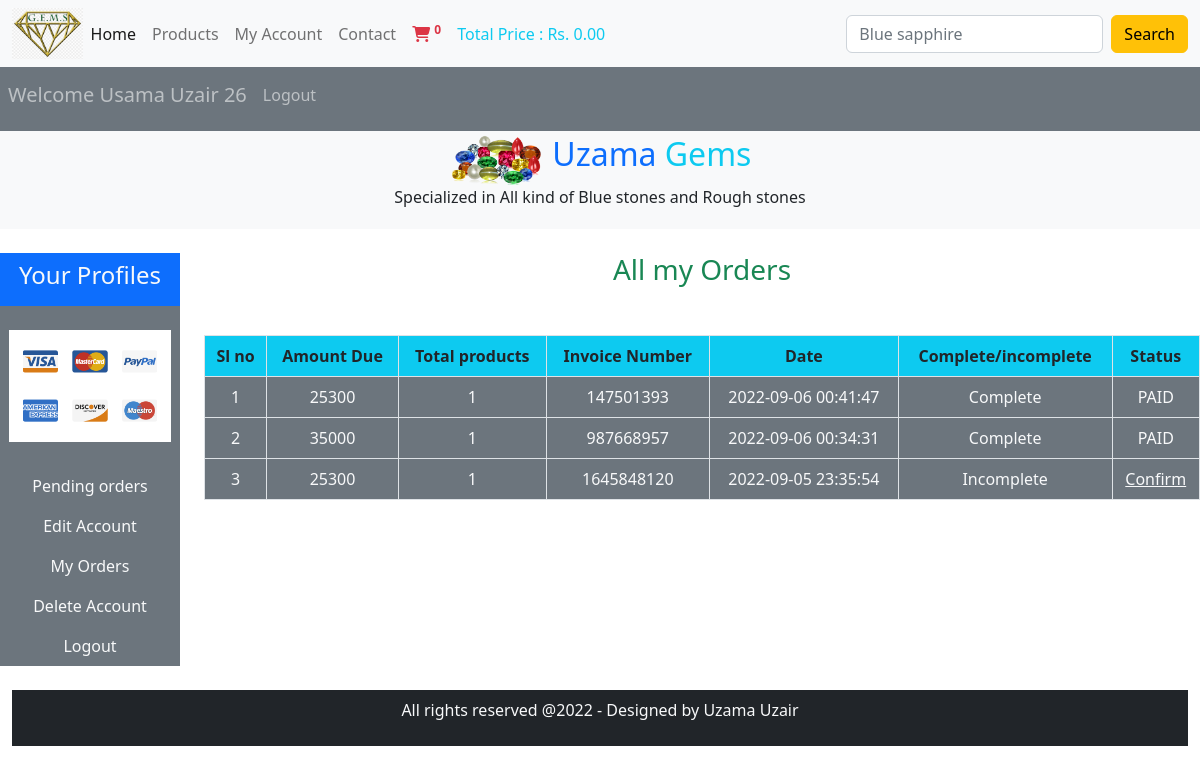
The app's page /users_area/profile.php?my_orders (signed in) with its own data.
### tables this page shows
CREATE TABLE `user_table` (
  `user_id` int(11) NOT NULL,
  `username` varchar(255) NOT NULL,
  `user_email` varchar(255) NOT NULL,
  `user_password` varchar(255) NOT NULL,
  `user_image` varchar(255) NOT NULL,
  `user_ip` varchar(100) NOT NULL,
  `user_address` varchar(255) NOT NULL,
  `user_mobile` varchar(20) NOT NULL
);

CREATE TABLE `user_orders` (
  `order_id` int(11) NOT NULL,
  `user_id` int(11) NOT NULL,
  `amount_due` bigint(20) NOT NULL,
  `invoice_number` bigint(20) NOT NULL,
  `total_products` int(11) NOT NULL,
  `order_date` timestamp NOT NULL DEFAULT current_timestamp() ON UPDATE current_timestamp(),
  `order_status` varchar(255) NOT NULL
);

### users_area/user_orders.php (the view, shortened to what this page needs)
<!DOCTYPE html>
<html lang="en">
<head>
</head>
<body>
    <?php
    $username = $_SESSION['username'];
    $get_user = "SELECT * FROM `user_table` WHERE username='$username'";
    $result_get_user = mysqli_query($con,$get_user);
    $row_fetch = mysqli_fetch_assoc($result_get_user);
    $user_id = $row_fetch['user_id'];
    ?>
<h3 class="text-center text-success" >All my Orders</h3>
<table class="table table-bordered mt-5 ">
    <thead class="bg-info">
    <tr>
        <th>Sl no</th>
        <th>Amount Due</th>
        <th>Total products</th>
        <th>Invoice Number</th>
        <th>Date</th>
        <th>Complete/incomplete</th>
        <th>Status</th>
    </tr>
    </thead>
    <tbody class="bg-secondary text-light">
    <?php
        $get_order_details = "SELECT * FROM `user_orders` WHERE user_id=$user_id";
        $result_orders = mysqli_query($con,$get_order_details);
        $number = 1;
        while($row_fetchs = mysqli_fetch_assoc($result_orders)){
                $order_id = $row_fetchs['order_id'];
                $amount_due = $row_fetchs['amount_due'];
                $invoice_number = $row_fetchs['invoice_number'];
                $total_products = $row_fetchs['total_products'];
                $order_status  = $row_fetchs['order_status'];
                if($order_status == 'pending'){
                    $order_status = 'Incomplete';
                }else {
                    $order_status = 'Complete';
                }
                $order_date   = $row_fetchs['order_date'];
                echo "<tr>
                <td>$number</td>
                <td>$amount_due</td>
                <td>$total_products</td>
                <td>$invoice_number</td>
                <td>$order_date</td>
                <td>$order_status</td>"; ?>
                <?php
                if($order_status=='Complete'){
                    echo "<td class='text-light'>PAID</td> </tr>";
                }
                 else {
                    echo "<td><a href='confirm_payment.php?order_id=$order_id' class='text-light'>Confirm</a></td> </tr>";
                };
                $number++;
        }
    ?>
    </tbody>
</table>
</body>
</html>

### users_area/profile.php (shortened to what this page needs)
<?php
include('../functions/common_functions.php');
?>
<!DOCTYPE html>
<html lang="en">
<head>
    <link href="https://cdn.jsdelivr.net/npm/bootstrap@5.2.0/dist/css/bootstrap.min.css" rel="stylesheet">
    <link rel="stylesheet" href="https://cdnjs.cloudflare.com/ajax/libs/font-awesome/6.1.2/css/all.min.css" />
    <link rel='stylesheet' href='https://cdn.jsdelivr.net/npm/sweetalert2@7.12.15/dist/sweetalert2.min.css'></link>
    <link rel="stylesheet" href="../styles/style.css">
</head>
<body>
    <div class="container-fluid p-0">
        <nav class="navbar navbar-expand-lg bg-light">
            <div class="container-fluid">
                <img src="../images/logo-5.png" alt="" class="imgL">
                <div class="collapse navbar-collapse" id="navbarSupportedContent">
                    <ul class="navbar-nav me-auto mb-2 mb-lg-0 ">
                        <li class="nav-item">
                            <a class="nav-link active" aria-current="page" href="../index.php">Home</a>
                        </li>
                        <li class="nav-item">
                            <a class="nav-link" href="../display_all.php">Products</a>
                        </li>
                        <li class="nav-item">
                            <a class="nav-link" href="profile.php">My Account</a>
                        </li>
                        <li class="nav-item">
                            <a class="nav-link" href="#">Contact</a>
                        </li>
                        <li class="nav-item">
                            <a class="nav-link text-danger" href="../cart.php"><i class="fa-solid fa-cart-shopping"></i> <sup><b>
                            </b></sup> </a>
                        </li>
                        <li class="nav-item">
                            <a class="nav-link text-info" href="#">Total Price : Rs. <?php total_cart_price(); ?>.00 </a>
                        </li>
                    </ul>
                    <form class="d-flex" action="../search_product.php" role="search" method="GET">
                        <input class="form-control me-2" type="search" placeholder="Blue sapphire" name="search_data" aria-label="Search">
                        <input type="submit" class="btn btn-warning" value="Search" name="search_data_product">
                    </form>
                </div>
            </div>
        </nav>
        <nav class="navbar navbar-expand-lg navbar-dark bg-secondary">
            <ul class="navbar-nav me-auto">
            <?php
            if(!isset($_SESSION['username']) ) {
                        echo "<li class='nav-item'>
                        <a href='#' class='nav-link'>
                            <h5>Welcome Guest</h5>
                        </a>
                    </li>";
                    } else {
                        echo "<li class='nav-item'>
                        <a href='#' class='nav-link'>
                            <h5>Welcome ".$_SESSION['username']."</h5>
                        </a>
                    </li>";
                    }
                if(!isset($_SESSION['username']) ) {
                    echo "<li class='nav-item'>
                    <a href='./users_area/user_login.php' class='nav-link'> Login</a>
                </li>";
                } else {
                    echo "<li class='nav-item'>
                    <a href='./users_area/logout.php' class='nav-link'> Logout</a>
                </li>";
                }
                ?>
            </ul>
        </nav>
        <div class="bg-light p-1">
            <div class="d-flex justify-content-center">
                <img src="../images/logo-3.png" alt="" class="imgL3">
                <h2 class="text-primary">&nbsp;Uzama <span class="text-info">Gems</span> </h2>
            </div>
            <p class="text-center">Specialized in All kind of Blue stones and Rough stones</p>
        </div>
        <br>
        <div class="row">
            <div class="col-md-2 ">
                <ul class="navbar-nav bg-secondary text-light text-center">
                <li class="nav-item">
                    <a class="nav-link bg-primary"  href="#"> <h4>Your Profiles</h4></a>
                </li>
                <?php
                $userName = $_SESSION['username'];
                $select_user = "SELECT * FROM `user_table` WHERE username = '$userName'";
                $execute_user = mysqli_query($con,$select_user);
                $row_user = mysqli_fetch_assoc($execute_user);
                $user_image = $row_user['user_image'];
                ?>
                <li class="nav-item">
                    <img src="./user_images/<?php echo $user_image ?>" class="profile_img my-4" alt="">
                </li>
                <li class="nav-item">
                    <a class="nav-link "  href="profile.php">Pending orders</a>
                </li>
                <li class="nav-item">
                    <a class="nav-link "  href="profile.php?edit_account"> Edit Account</a>
                </li>
                <li class="nav-item">
                    <a class="nav-link "  href="profile.php?my_orders">My Orders</a>
                </li>
                <li class="nav-item">
                    <a class="nav-link "  href="profile.php?delete_account">Delete Account</a>
                </li>
                <li class="nav-item">
                    <a class="nav-link "  href="logout.php">Logout</a>
                </li>
                </ul>
            </div>
            <div class="col-md-10 text-center">
                <?php
                    if(isset($_GET['my_orders'])){
                        include('user_orders.php');
                    }
                ?>
            </div>
        </div>
    <?php
        include('../includes/footer.php');
    ?>
    </div>
</body>
</html>

### styles/style.css (style rules this page uses)
* { margin: 0; padding: 0; box-sizing: border-box; }
.imgL { width: 6%; height: 6%; }
.imgL3 { width: 8%; height: 8%; }

### users_area/profile.php (style rules this page uses)
body { overflow-x: hidden; }
.profile_img { width: 90%; margin: auto; height: 100%; object-fit: contain; }

### records on screen
user_table: user_image (picture)
user_orders: amount_due "25300", total_products "1", invoice_number "147501393", order_date "2022-09-06 00:41:47", order_status "Complete", shows "PAID"
user_orders: amount_due "35000", total_products "1", invoice_number "987668957", order_date "2022-09-06 00:34:31", order_status "Complete", shows "PAID"
user_orders: amount_due "25300", total_products "1", invoice_number "1645848120", order_date "2022-09-05 23:35:54", order_status "Incomplete"

### other values on screen
$count_cart_items "0"
$total "0"
$_SESSION['username'] "Usama Uzair 26"
